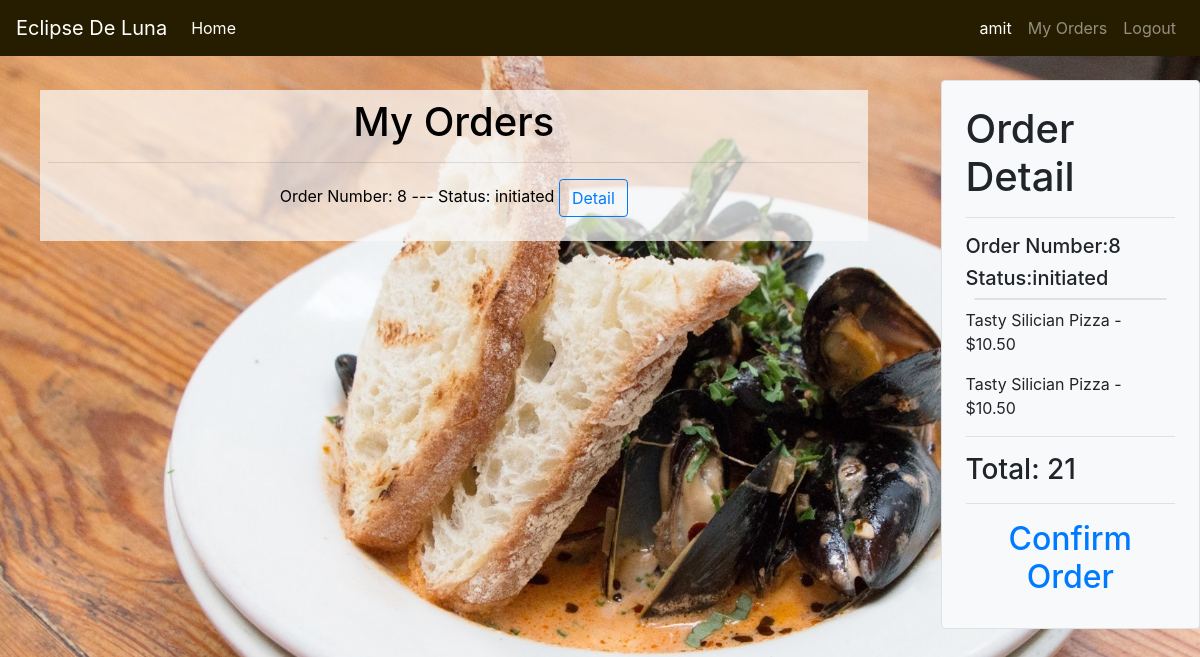
Screenshot of /my_orders/8 (signed in) with the database file from the repository.
### orders/models.py (models this page shows, shortened)
class User_order(models.Model):
    user=models.ForeignKey(User,on_delete=models.CASCADE)
    order_number=models.IntegerField()
    status=models.CharField(max_length=64,default='initiated')

class Cart(models.Model):
    user =models.ForeignKey(User,on_delete=models.CASCADE)
    number=models.IntegerField()
    name = models.CharField(max_length=64)
    price = models.DecimalField(max_digits=7,decimal_places=2)
    def __str__(self):
        return f"{self.name} - ${self.price} "

### orders/views.py (the view)
# urls.py: path("my_orders/<str:order_number>", views.myOrders, name="myOrders"),
def myOrders(request,order_number):
    context = {
        "Checkout":Cart.objects.filter(user=request.user,number=order_number),
        "Total":list(Cart.objects.filter(user=request.user,number=order_number).aggregate(Sum('price')).values())[0],
        "Order_number":order_number,
        "user":request.user,
        "All_my_orders":User_order.objects.filter(user=request.user),
        "Status":User_order.objects.get(user=request.user,order_number=order_number).status
    }
    return render(request,"myOrders.html",context)

### orders/templates/myOrders.html
{% extends "base.html" %}
{% block content%}
<div class="container-fluid pt-3">
  <div class="row">
      <div class="col-9 text-center">
        <div class="back_col p-2">
          <h1>My Orders</h1>
            <hr>
        {% for item in All_my_orders%}
          <p>Order Number: {{item.order_number}} --- Status: {{item.status}}
          <button type="button" class="btn btn-outline-primary" > <a href="{% url 'myOrders' item.order_number%}">Detail</a></button>
        </p>
        {% endfor %}
      </div>
        </div>
      <div class="col-3 pl-5 ">
              {% if user.is_authenticated %}
              <div class="bg-light p-4 border rounded position-fixed">
              <h1>Order Detail</h1>
              <hr>
              <h5>Order Number:{{Order_number}}</h5>
              <h5>Status:{{Status}}</h5>
              <div class="border rounded m-2"></div>
              {% for item in Checkout %}
                  <p>{{item}} </p>
              {% endfor %}
              <hr>
              <h3>Total: {{Total}}</h3>
              <hr>
              {% if Status == 'initiated'%}
              <h2 class="text-center"><a href="{% url 'confirmOrder' Order_number%}">Confirm Order</a></h2>
              {% endif %}
              </div>
              {% endif %}
      </div>
  </div>
</div>
{% endblock %}

### orders/templates/base.html (shortened to what this page needs)
<!DOCTYPE html>
<html style="height: 100%" lang="en">
<head>
    {% load static %}
    <link rel="stylesheet" href="https://maxcdn.bootstrapcdn.com/bootstrap/4.4.1/css/bootstrap.min.css">
    <link rel="stylesheet" type="text/css" href="{% static 'style.css' %}">
</head>
<body style="height: 100%">
   <nav class="navbar navbar-expand-lg navbar-dark bg-dark fixed-top">
    <a class="navbar-brand" href="{% url 'index'%}">Eclipse De Luna</a>
    <ul class="navbar-nav mr-auto">
      <li class="nav-item active">
        <a class="nav-link" href="{% url 'index'%}">Home <span class="sr-only">(current)</span></a>
      </li>
    </ul>
    <div class="collapse navbar-collapse" id="navbarNav">
      <ul class="navbar-nav ml-auto">
        {% if user.is_authenticated %}
        <li class="nav-item active">
          <a class="nav-link" href="#">{{user}} <span class="sr-only">(current)</span></a>
        </li>
        <li class="nav-item">
          <a class="nav-link" href="{% url 'myOrders' Order_number%}">My Orders</a>
        </li>
        <li class="nav-item">
          <a class="nav-link" href="{% url 'logout'%}">Logout</a>
        </li>
        {% endif %}
      </ul>
    </div>
  </nav>
<div class="container-fluid mt-5 pt-3" >
  {%block content%}
  {% endblock %}
</div>
</body>
</html>

### orders/static/style.css (style rules this page uses)
.bg-dark { background-color: #261d00!important; }
.back_col { background-color: rgba(250, 250, 250 ,.7); margin: 10px; color: black; }

### rows the page displays
User_order: order_number "8", status "initiated"
Cart: name+price "Tasty Silician Pizza - $10.50"
Cart: name+price "Tasty Silician Pizza - $10.50"

### other values shown
{{ user }} "amit"
{{ Order_number }} "8"
{{ Total }} "21"
